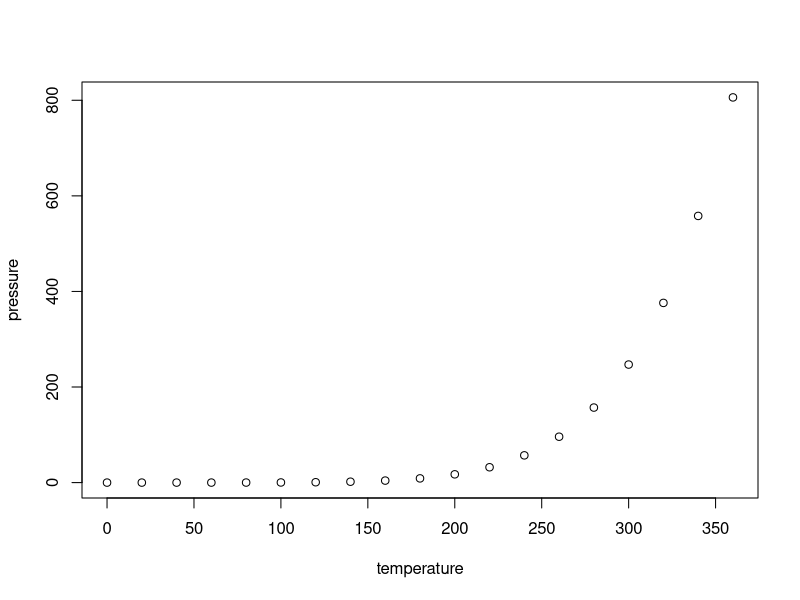
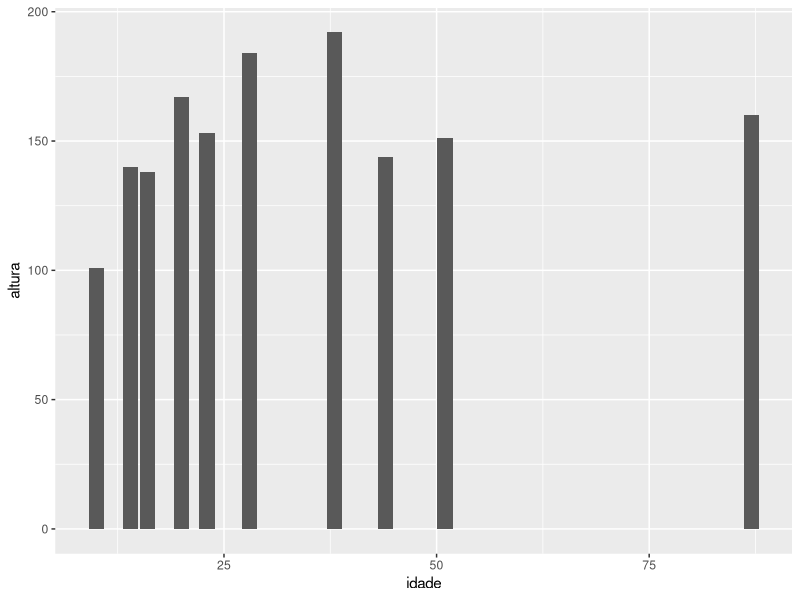
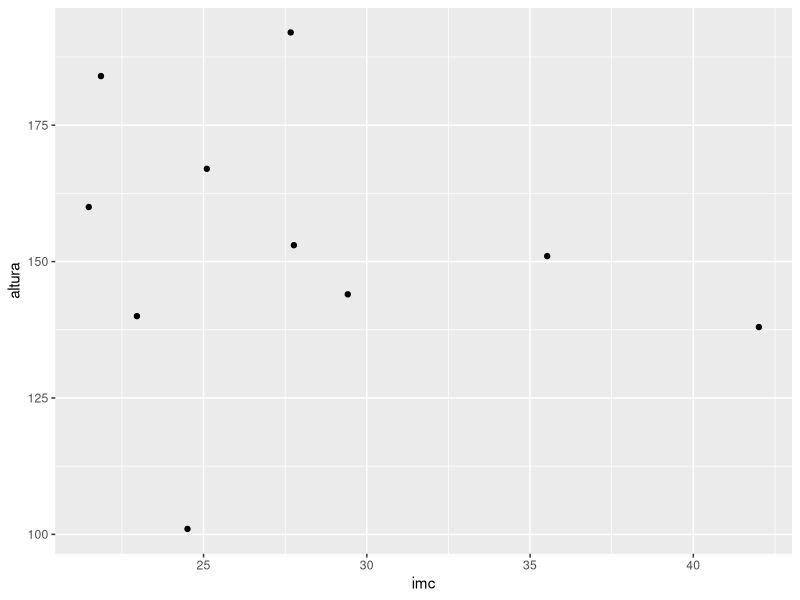
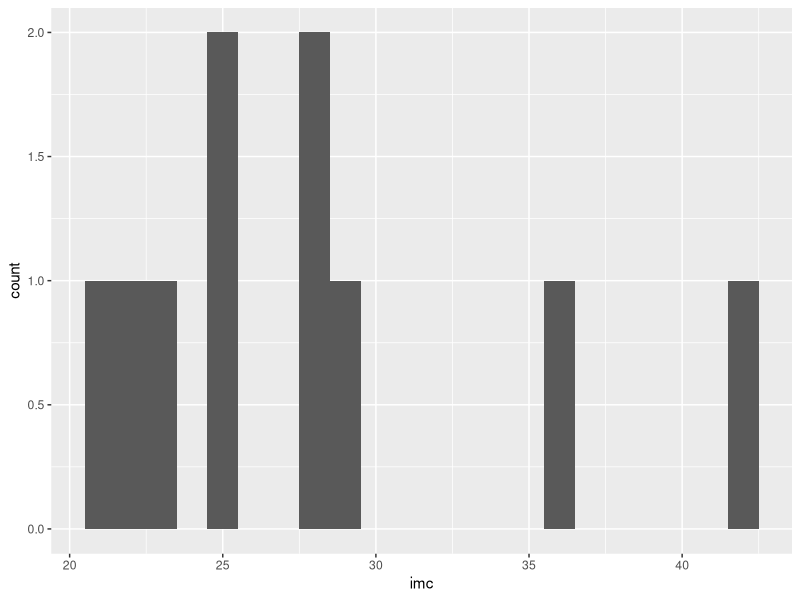

Generate these figures, in order, with R:
## ---- chunk 1
knitr::opts_chunk$set(echo = TRUE)
## ---- chunk 2
summary(cars)
## ---- chunk 3
plot(pressure)
## ---- chunk 4

# DPLYR e TIDYVERSE para funções, e READR se quiser utilizar alguma base já existente, para importar.

library(dplyr)
library(readr)
library(tidyverse)
## ---- chunk 5

# criando data.frame

dados <- data.frame(
            paciente = c(1, 2, 3, 4, 5, 6, 7, 8, 9, 10),
            idade = c(14, 16, 23, 10, 87, 38, 20, 51, 44, 28),
            genero = c(0, 1, 1, 1, 0, 1, 0, 0, 1, 0),
            altura = c(140, 138, 153, 101, 160, 192, 167, 151, 144, 184),
            peso = c(45, 80, 65, 25, 55, 102, 70, 81, 61, 74)
)

# removendo a coluna IDADE com select()

dados_sel <- dados %>% select(-idade)

# removendo a coluna IDADE com mutate()

dados_mut <- dados %>% mutate(idade = NULL)
## ---- chunk 6

# criaremos a coluna CAPITAL para o objeto DADOS.

dados2 <- dados %>% mutate(capital = c("SP")) # se você quiser a mesma capital para todos.

dados2 <- dados %>% mutate(capital = c("SP", "MG", "SP", "PE", "BA", "MA", "SC", "MG", "RJ", "ES")) # se você quiser especificar a capital de cada indivíduo.
## ---- chunk 7

# selecionar as colunas: paciente, idade e altura da base DADOS.

dado_filtrado <- dados %>% select(paciente, idade, altura)

# selecionar um intervalo de colunas (da coluna 1 até a coluna 3)

dados2 <- dados %>% select(paciente:genero)
## ---- chunk 8

# renomeando a coluna PACIENTE para PACIENTES.

dados2 <- dados %>% select(pacientes = paciente, everything())
# você deve colocar primeiro qual nome você quer dar para a coluna, e depois vincular ao nome já existente.

# reordenando as colunas, para começar com IDADE.

dados3 <- dados %>% select(idade, everything())
# lembre-se, o everything() garante que as demais colunas sejam preservadas, sendo apenas reorganizadas.
## ---- chunk 9

# alterando a coluna IDADE por ANOS.

dados4 <- dados %>% rename(anos = idade)
## ---- chunk 10

dados2 <- dados %>% # a base com a nova coluna se chama dados2
  mutate(altura_m = altura/100) # criando a coluna altura_m, onde os valores presentes nela serão adquiridos a partir da coluna altura/100.
## ---- chunk 11

# criando a coluna de IMC.

dados_imc <- dados %>% 
  mutate(imc = peso / (altura*altura) * 10000) # está multiplicando por 10000 para retirar as casas decimais

# utilizando o IMC para classificar os pacientes.

dados_imc <- dados_imc %>% 
  mutate(classificacao = if_else(imc > 25, "sobrepeso", "normal"))

view(dados_imc) # agora temos a coluna IMC e CLASSIFICACAO conforme o IMC.
## ---- chunk 12

# utilizando case_when() para criar várias condições.

dados_case <- dados_imc %>% 
  mutate(classificacao = case_when(imc >= 25 & imc <= 30 ~ "sobrepeso",
                                   imc > 30 ~ "obesidade 1",
                                   imc >= 18.5 & imc <25 ~ "normal",
                                   imc < 18.5 ~ "magreza"))

view(dados_case) # agora a coluna CLASSIFICAÇÃO tem mais categorias.
## ---- chunk 13

# utilizando if_else() para criar várias condições.

dados_if <- dados_imc %>% 
  mutate(classificacao = if_else(imc >= 25 & imc <= 30 , "sobrepeso", NA),
         classificacao = if_else(imc > 30, "obesidade 1", classificacao),
         classificacao = if_else(imc >= 18.5 & imc <25, "normal",classificacao),
         classificacao = if_else(imc < 18.5, "magreza",classificacao))

# o resultado é o mesmo, as classificações serão iguais. mas perceba como o código fica maior, e mais poluído.
## ---- chunk 14

# criando uma base de dados com nomes de pacientes fictícios

geral <- data.frame(
            paciente = c("Junior", "Gabriela", "Livia", "Renan", "Maria", "Carla", "Marcelo", "Ana", "Sara", "Gabriel"),
            idade = c(14, 16, 23, 10, 87, 38, 20, 51, 44, 28),
            genero = c(0, 1, 1, 0, 1, 1, 0, 1, 1, 0),
            altura = c(140, 138, 153, 101, 160, 192, 167, 151, 144, 184),
            peso = c(45, 80, 65, 25, 55, 102, 70, 81, 61, 74)
)

view(geral) # veja que antes da coluna PACIENTE, uma coluna contando as linhas está presente.

geral_row <- column_to_rownames(geral, "paciente") # transformando a coluna paciente em rowname.

view(geral_row) # veja que agora é a coluna paciente que é sua referência, não possuem mais os números na primeira coluna. os nomes das suas linhas são os nomes dos pacientes.
## ---- chunk 15

matrix <- as.matrix(geral_row) # transformando a GERAL_ROW em matriz.

# veja no seu environment (ambiente) que a forma como ela se apresenta é diferente, agora você tem uma matriz para trabalhar.
## ---- chunk 16

# criando gráfico de colunas (barras)

barras <- dados_case %>%  # usando dados_case como base.
  ggplot() + # chamando ggplot para configurar.
  aes(x = idade, # definindo o eixo X com os dados da coluna IDADE.
      y = altura) + # definindo o eixo Y com os dados da coluna ALTURA.
  geom_col() # define a geometria do gráfico como de colunas (barras).

barras # para visualizar seu gráfico de colunas (barras)
## ---- chunk 17

# criando gráfico de pontos, mesma dinâmica do exemplo acima.

pontos <- dados_case %>% 
  ggplot() +
  aes(x = imc, # imc como eixo X
      y = altura) + # altura como eixo Y
  geom_point() # definindo a geometria como gráfico de pontos.

pontos # para visualizar seu gráfico de pontos
## ---- chunk 18

# criando histograma, mudando apenas a geometria.

histograma <- dados_case %>% 
  ggplot() +
  aes(x = imc) + # o histograma é unidimensional, você só pode usar 1 variável, por isso tem apenas eixo X.
  geom_histogram(binwidth = 1) # geometria de histograma, binwidth define a largura dos intervalos entre as barras. Ajuste conforme necessidade.

histograma # para visualizar seu histograma
